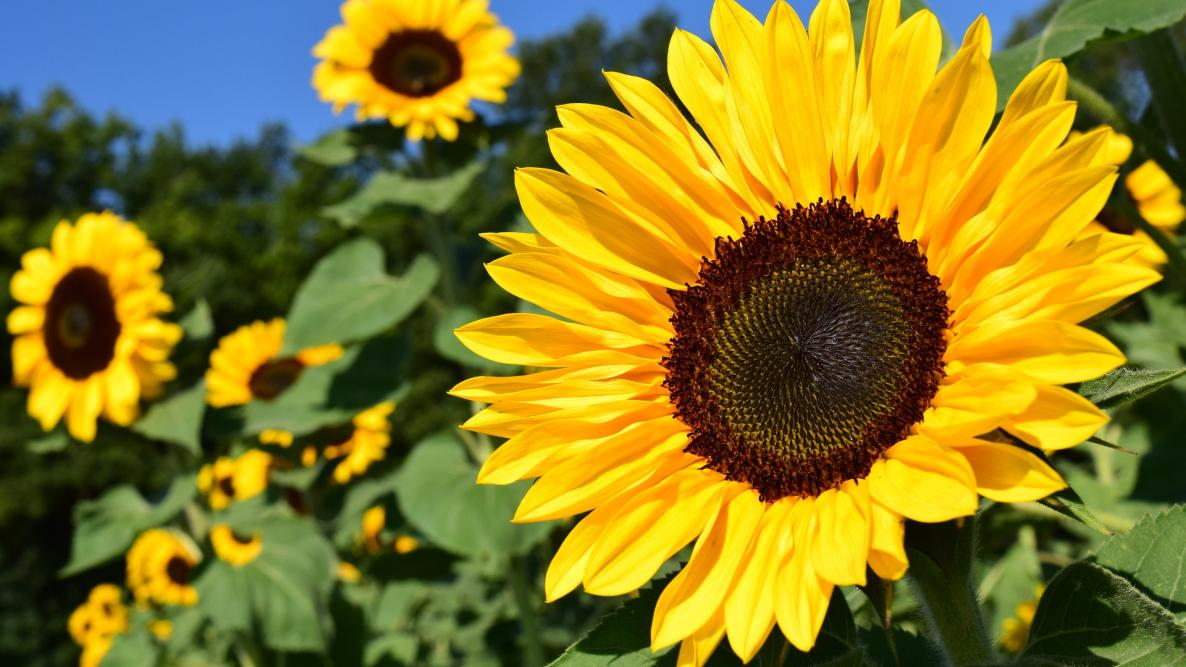
#> input picture Labs/Lab 3/sunflower.jpg, 1186 x 667 px
$ python answer1.py
#> lines starting #> are read from the running program, lines starting #| are printed output that depends on the picture
#OpenCV histogram
import cv2
import numpy as np
import matplotlib.pyplot as plt

#Read the image
img = cv2.imread("sunflower.jpg", 0)
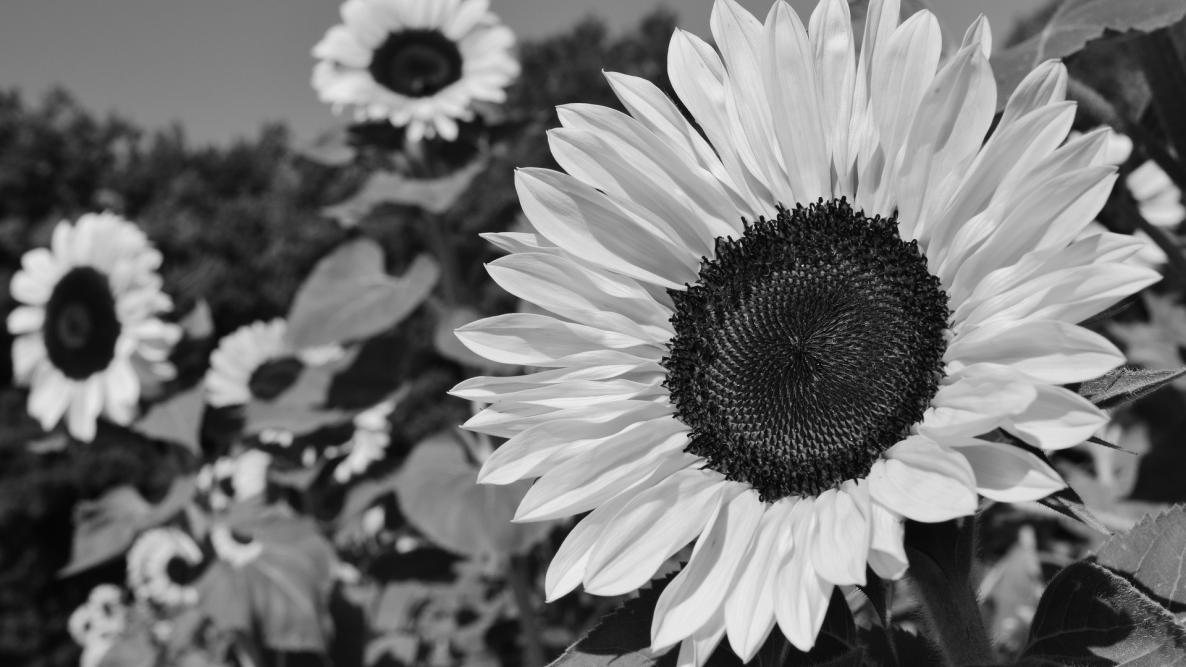
#> img: shape (667, 1186); min 0, max 248, mean 115.9

#cv2.calcHist(images, channels, mask, histSize, ranges)
histr = cv2.calcHist(img, [0], None, [256], [0, 256])
#> histr = 256 values, max 89 at index 121, min 0 at index 0, mean 4.63

plt.plot(histr)
plt.title("Grayscale Histogram")
plt.xlabel("Pixel Intensity")
plt.ylabel("Number of Pixels")
plt.show()
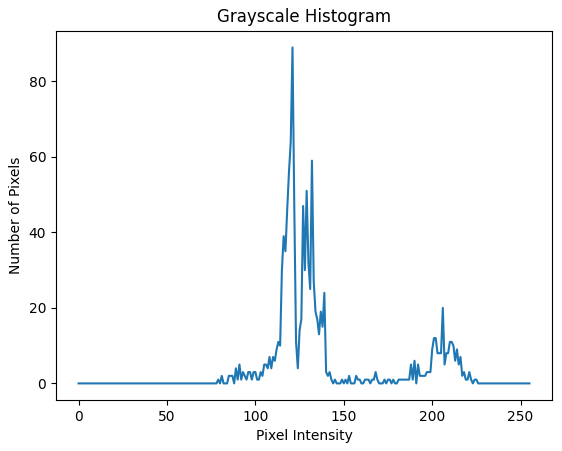
#> figure drawn by matplotlib, 1 panel; curve peaks at x = 121, y = 89
